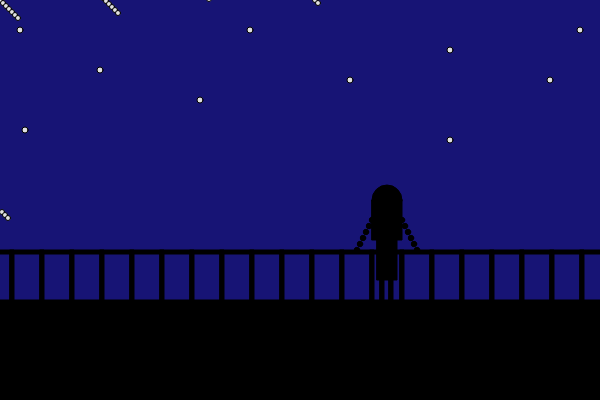
Frame 1 (no input)
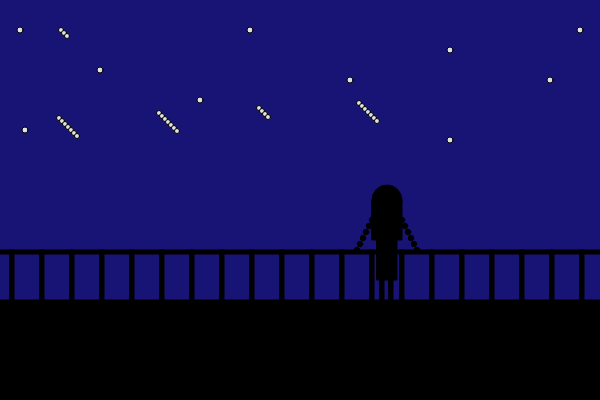
Frame 60 (no input)
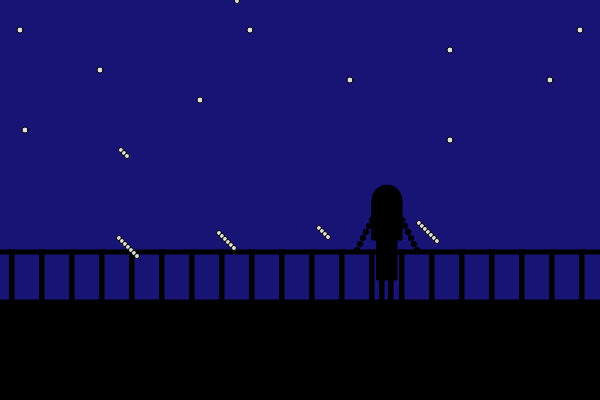
Frame 120 (the mouse pressed at the canvas centre since frame 60)

The p5.js sketch that drew these frames (run headless with seeded random() and noise() and a simulated clock; from frame 60 on, the mouse is pressed at the canvas centre):

// p5.js sketch
// ── sketch.js
var a=0
var b=0
var c=3
var d=3
var e=6
var f=6
var g=9
var h=9
var i=12
var j=12
var k=15 
var l=15
var m=18
var n=18

var a1=100
var b1=-5
var c1=103
var d1=-2
var e1=106
var f1=1
var g1=109
var h1=4
var i1=112
var j1=7
var k1=115
var l1=10
var m1=118
var n1=13

var a2=200
var b2=-10
var c2=203
var d2=-7
var e2=206
var f2=-4
var g2=209
var h2=-1
var i2=2
var j2=212
var k2=5
var l2=215
var m2=8
var n2=218

var a3=300
var b3=-15
var c3=303
var d3=-12
var e3=306
var f3=-9
var g3=309
var h3=-6
var i3=312
var j3=-3
var k3=315
var l3=0
var m3=318
var n3=3

function setup(){
    createCanvas (600,400);
}
function draw(){
    background ("#171475")

    //ground and handrail
    fill (0)
    rect(0,300,600,100)
    rect(0,250,600,4)
    rect (10,250,4,50)
    rect (40,250,4,50)
    rect (70,250,4,50)
    rect (100,250,4,50)
    rect (130,250,4,50)
    rect (160,250,4,50)
    rect (190,250,4,50)
    rect (220,250,4,50)
    rect (250,250,4,50)
    rect (280,250,4,50)
    rect (310,250,4,50)
    rect (340,250,4,50)
    rect (370,250,4,50)
    rect (400,250,4,50)
    rect (430,250,4,50)
    rect (460,250,4,50)
    rect (490,250,4,50)
    rect (520,250,4,50)
    rect (550,250,4,50)
    rect (580,250,4,50)

    //Girl
    circle (387,200,30) // head
    rect (372,200,30,40) // hair
    rect (377,240,20,40) // dress
    rect (380,280,4,40) // left leg
    rect (389,280,4,40) // right leg

    circle (372,220,5.5) // left arm
    circle (369,226,5.5) //-3  +6
    circle (366,232,5.5) // 1
    circle (363,238,5.5) // 2
    circle (360,244,5.5) // 3
    circle (357,250,5.5) // 4

    circle (402,220,5.5) // right arm
    circle (405,226,5.5) //+3  +6
    circle (408,232,5.5) // 1
    circle (411,238,5.5) // 2
    circle (414,244,5.5) // 3
    circle (417,250,5.5) // 4


    fill (225)
    circle (200,100,6)
    circle (450,50,6)
    circle (20,30,6)
    circle (100,70,6)
    circle (250,30,6)
    circle (550,80,6)
    circle (350,80,6)
    circle (25,130,6)
    circle (580,30,6)
    circle (450,140,6)
    
    circle (a,b,5)
    a = a+1
    a = a % 150
    b = b+2
    b = b % 300
    circle (c,d,5)
    c = c+1
    c= c % 150
    d = d+2
    d = d % 300
    circle (e,f,5)
    e = e+1
    e= e % 150
    f = f+2
    f = f % 300
    circle (g,h,5)
    g = g+1
    g= g % 150
    h = h+2
    h = h % 300
    circle (i,j,5)
    i = i+1
    i= i % 150
    j = j+2
    j = j % 300
    circle (k,l,5)
    k = k+1
    k= k % 150
    l = l+2
    l = l % 300
    circle (m,n,5)
    m = m+1
    m = m % 150
    n = n+2
    n = n % 300


   circle (a1,b1,5)
   a1 = a1+1
   a1 = a1 % 250
   b1 = b1+2
   b1 = b1 % 250
   circle (c1,d1,5)
   c1 = c1+1
   c1 = c1 % 250
   d1 = d1+2
   d1 = d1 % 250
   circle (e1,f1,5)
   e1 = e1+1
   e1 = e1 % 250
   f1 = f1+2
   f1 = f1 % 250
   circle (g1,h1,5)
   g1 = g1+1
   g1 = g1 % 250
   h1 = h1+2
   h1 = h1 % 250
   circle (i1,j1,5)
   i1 = i1+1
   i1 = i1 % 250
   j1 = j1+2
   j1 = j1 % 250
   circle (k1,l1,5)
   k1 = k1+1
   k1 = k1 % 250
   l1 = l1+2
   l1 = l1 % 250
   circle (m1,n1,5)
   m1 = m1+1
   m1 = m1 % 250
   n1 = n1+2
   n1 = n1 % 250


   circle (a2,b2,5)
   a2 = a2+1
   a2 = a2 % 400
   b2 = b2+2
   b2 = b2 % 300
   circle (c2,d2,5)
   c2 = c2+1
   c2 = c2 % 400
   d2 = d2+2
   d2 = d2 % 300
   circle (e2,f2,5)
   e2 = e2+1
   e2 = e2 % 400
   f2 = f2+2
   f2 = f2 % 300
   circle (g2,h2,5)
   g2 = g2+1
   g2 = g2 % 400
   h2 = h2+2
   h2 = h2 % 300
   circle (i2,j2,5)
   i2 = i2+1
   i2 = i2 % 400
   j2 = j2+2
   j2 = j2 % 300
   circle (k2,l2,5)
   k2 = k2+1
   k2 = k2 % 400
   l2 = l2+2
   l2 = l2 % 300
   circle (m2,n2,5)
   m2 = m2+1
   m2 = m2 % 400
   n2 = n2+2
   n2 = n2 % 300

   circle (a3,b3,5)
   a3 = a3+1
   a3 = a3 % 600
   b3 = b3+2
   b3 = b3 % 300
   circle (c3,d3,5)
   c3 = c3+1
   c3 = c3 % 600
   d3 = d3+2
   d3 = d3 % 300
   circle (e3,f3,5)
   e3 = e3+1
   e3 = e3 % 600
   f3 = f3+2
   f3 = f3 % 300
   circle (g3,h3,5)
   g3 = g3+1
   g3 = g3 % 600
   h3 = h3+2
   h3 = h3 % 300
   circle (i3,j3,5)
   i3 = i3+1
   i3 = i3 % 600
   j3 = j3+2
   j3 = j3 % 300
   circle (k3,l3,5)
   k3 = k3+1
   k3 = k3 % 600
   l3 = l3+2
   l3 = l3 % 300
   circle (m3,n3,5)
   m3 = m3+1
   m3 = m3 % 600
   n3 = n3+2
   n3 = n3 % 300
}
// ── script.js
var DoDo;
DoDo = "Australian Sheperd"
var NoNo;
NoNo = "Border Collie"
var My_Pets
My_Pets = "DoDo+NoNo"
var What_Do_I_Have
What_Do_I_Have = DoDo+NoNo
console.log(DoDo);
console.log(NoNo);
console.log(My_Pets);
console.log(What_Do_I_Have);
